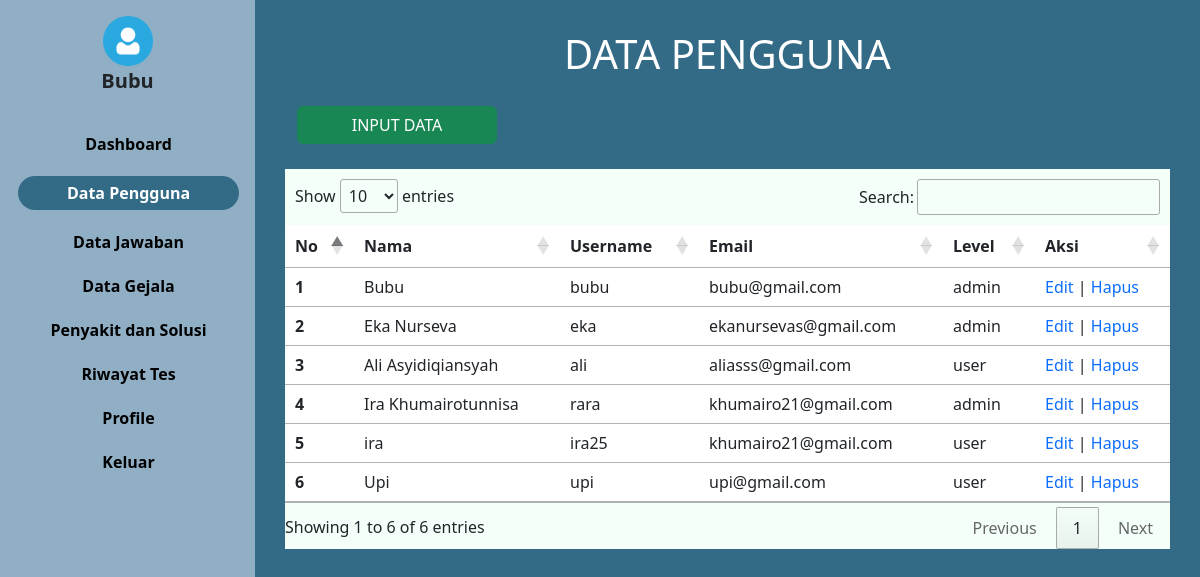
The page /pengguna.php (signed in) on the database as committed earlier.
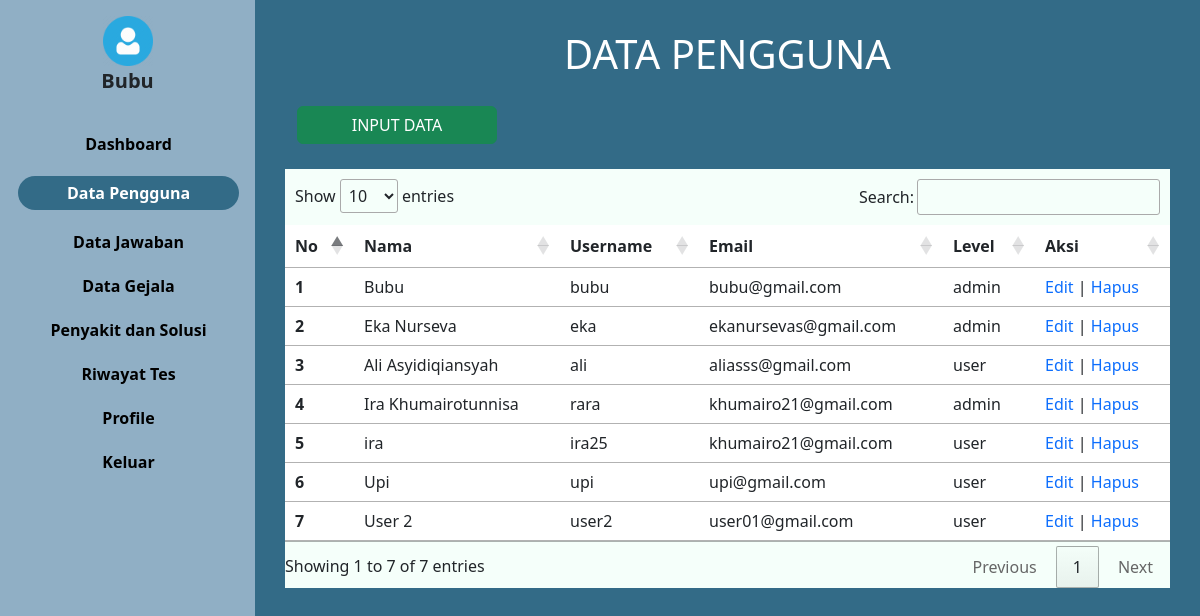
The same page on the database as committed later.
### tables this page shows
CREATE TABLE `user` (
  `iduser` int(15) NOT NULL,
  `username` varchar(30) NOT NULL,
  `password` varchar(100) NOT NULL,
  `nama` varchar(45) NOT NULL,
  `jk` char(2) NOT NULL,
  `tanggal_lahir` date NOT NULL,
  `email` varchar(30) NOT NULL,
  `level` varchar(10) NOT NULL,
  `foto` varchar(30) NOT NULL
);

### konek.php (called while the page is built, shortened)
<?php
$koneksi = mysqli_connect("localhost", "root", "", "mata");
function query($query)
{
    global $koneksi;
    $result = mysqli_query($koneksi, $query);
    $rows = [];
    while ($row = mysqli_fetch_assoc($result)) {
        $rows[] = $row;
    }
    return $rows;
}
function dekripsi($teks)
{
    $text = $teks;
    $kunci = 'mataRara';
    $key = hash('sha256', $kunci);
    $pkey = "123";
    $method = "aes-192-cfb1";
    $iv = substr(hash('sha256', $pkey), 0, 16);
    $dekripsi = base64_decode($text);
    $dekripsi = openssl_decrypt($dekripsi, $method, $key, 0, $iv);
    return $dekripsi;
}
?>

### pengguna.php (the view, shortened to what this page needs)
<?php
include("konek.php");
$id = dekripsi($_COOKIE['mataRara']);
$user = query("SELECT * FROM user WHERE iduser = $id")[0];
$data = query("SELECT * FROM user");
?>
<html lang="en">
<head>
  <link href="https://cdn.jsdelivr.net/npm/bootstrap@5.3.0/dist/css/bootstrap.min.css" rel="stylesheet"
>
  <link rel="stylesheet" href="https://cdn.datatables.net/1.13.4/css/jquery.dataTables.min.css">
  <link rel="stylesheet" href="style.css">
</head>
<body>
  <div class="main-container d-flex">
    <div class="sidebar px-3 pt-3">
      <div class="header pb-3">
        <img class="text-center" src="img/<?php echo $user['foto']; ?>"
          style="width: 50px; margin-right: auto; margin-left: auto; display: block;" alt="">
        <h5 class="offcanvas-title fw-bold text-center" style="margin-left: auto; font-size: 20px"
          id="offcanvasDarkLabel"><?php echo $user['nama']; ?></h5>
      </div>
      <ul>
        <li class=""> <a href="admin.php">Dashboard</a></li>
        <li class="active"><a href="pengguna.php">Data Pengguna</a></li>
        <li class=""> <a href="pertanyaan.php">Data Jawaban</a></li>
        <li class=""><a href="gejala.php">Data Gejala</a></li>
        <li class=""><a href="penyakit.php">Penyakit dan Solusi</a></li>
        <li class=""> <a href="riwayat.php">Riwayat Tes</a></li>
        <li class=""> <a href="profil.php">Profile</a></li>
        <li class=""> <a href="keluar.php">Keluar</a></li>
      </ul>
    </div>
    <div class="content" style="width: 100%;">
      <div class="container ">
        <h1 style="text-align:center; margin-top: 30px; color: white; padding: 0px 35px">DATA PENGGUNA</h1>
        <div class="row">
          <div class="col-6">
            <div class="input" style="margin-top: 20px">
              <a href="inputpengguna.php">
                <button class="btn btn-success" type="submit">INPUT DATA</button>
              </a>
            </div>
          </div>
        </div>
        <div class="row align-items-start text-center" style="margin-top: 15px">
          <table class="table" id="example">
            <thead>
              <tr>
                <th scope="col">No</th>
                <th scope="col">Nama</th>
                <th scope="col">Username</th>
                <th scope="col">Email</th>
                <th scope="col">Level</th>
                <th scope="col">Aksi</th>
              </tr>
            </thead>
            <tbody>
              <?php $i = 1;
              foreach ($data as $a):
                ?>
                <tr>
                  <th>
                    <?php echo $i; ?>
                  </th>
                  <td>
                    <?= $a['nama']; ?>
                  </td>
                  <td>
                    <?= $a['username']; ?>
                  </td>
                  <td>
                    <?= $a['email']; ?>
                  </td>
                  <td>
                    <?= $a['level']; ?>
                  </td>
                  <td>
                    <a style="text-decoration: none;" href="editpengguna.php?id= <?= $a['iduser']; ?>">Edit </a>
                    |
                    <a style="text-decoration: none;" href="delete_pengguna.php?id=<?= $a['iduser']; ?>"
                      onclick="return confirm('Apakah anda yakin ingin menghapus data?')">Hapus</a>
                  </td>
                </tr>
                <?php
                $i++;
              endforeach;
              ?>
            </tbody>
          </table>
        </div>
      </div>
    </div>
  </div>
</body>
</html>

Rows that differ between the two databases and show on the page:
added user: nama "User 2", username "user2", email "user01@gmail.com", level "user"
Other text that changed with them:
text written by a page script: "Show entries Search: Showing 1 to 6 of 6 entries Previous 1 Next" → "Show entries Search: Showing 1 to 7 of 7 entries Previous 1 Next"
